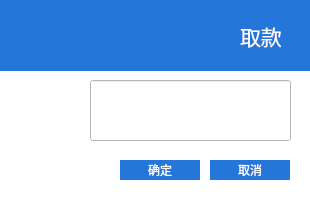
<?xml version="1.0" encoding="UTF-8"?>
<ui version="4.0">
 <class>withdrawDialog</class>
 <widget class="QDialog" name="withdrawDialog">
  <property name="geometry">
   <rect>
    <x>0</x>
    <y>0</y>
    <width>310</width>
    <height>200</height>
   </rect>
  </property>
  <property name="minimumSize">
   <size>
    <width>310</width>
    <height>200</height>
   </size>
  </property>
  <property name="maximumSize">
   <size>
    <width>310</width>
    <height>200</height>
   </size>
  </property>
  <property name="windowTitle">
   <string>取款</string>
  </property>
  <widget class="QLineEdit" name="lineEdit">
   <property name="geometry">
    <rect>
     <x>90</x>
     <y>80</y>
     <width>201</width>
     <height>61</height>
    </rect>
   </property>
   <property name="font">
    <font>
     <family>宋体</family>
     <pointsize>36</pointsize>
    </font>
   </property>
   <property name="styleSheet">
    <string notr="true">background-color:white;color: rgb(36, 118, 217);</string>
   </property>
   <property name="alignment">
    <set>Qt::AlignRight|Qt::AlignTrailing|Qt::AlignVCenter</set>
   </property>
  </widget>
  <widget class="QPushButton" name="okButton">
   <property name="geometry">
    <rect>
     <x>120</x>
     <y>160</y>
     <width>80</width>
     <height>20</height>
    </rect>
   </property>
   <property name="styleSheet">
    <string notr="true">color:white;background-color: rgb(36, 118, 217);border-style: solid</string>
   </property>
   <property name="text">
    <string>确定</string>
   </property>
  </widget>
  <widget class="QPushButton" name="cancelButton">
   <property name="geometry">
    <rect>
     <x>210</x>
     <y>160</y>
     <width>80</width>
     <height>20</height>
    </rect>
   </property>
   <property name="styleSheet">
    <string notr="true">color:white;background-color: rgb(36, 118, 217);border-style: solid</string>
   </property>
   <property name="text">
    <string>取消</string>
   </property>
  </widget>
  <widget class="QLabel" name="label_3">
   <property name="geometry">
    <rect>
     <x>20</x>
     <y>90</y>
     <width>48</width>
     <height>48</height>
    </rect>
   </property>
   <property name="text">
    <string/>
   </property>
   <property name="pixmap">
    <pixmap resource="icon.qrc">:/Icon/Icon/withdraw-blue-48.png</pixmap>
   </property>
  </widget>
  <widget class="QLabel" name="label_6">
   <property name="geometry">
    <rect>
     <x>-20</x>
     <y>0</y>
     <width>361</width>
     <height>71</height>
    </rect>
   </property>
   <property name="styleSheet">
    <string notr="true">color:white;background-color: rgb(36, 118, 217);border-style: solid</string>
   </property>
   <property name="text">
    <string/>
   </property>
  </widget>
  <widget class="QLabel" name="label_2">
   <property name="geometry">
    <rect>
     <x>240</x>
     <y>20</y>
     <width>61</width>
     <height>31</height>
    </rect>
   </property>
   <property name="font">
    <font>
     <family>黑体</family>
     <pointsize>16</pointsize>
    </font>
   </property>
   <property name="styleSheet">
    <string notr="true">color:white;background-color: rgb(36, 118, 217);border-style: solid</string>
   </property>
   <property name="text">
    <string>取款</string>
   </property>
  </widget>
  <widget class="QLabel" name="label_4">
   <property name="geometry">
    <rect>
     <x>185</x>
     <y>15</y>
     <width>48</width>
     <height>48</height>
    </rect>
   </property>
   <property name="text">
    <string/>
   </property>
   <property name="pixmap">
    <pixmap resource="icon.qrc">:/Icon/Icon/withdraw-white-48.png</pixmap>
   </property>
  </widget>
  <widget class="QLabel" name="label">
   <property name="geometry">
    <rect>
     <x>-7</x>
     <y>71</y>
     <width>321</width>
     <height>131</height>
    </rect>
   </property>
   <property name="styleSheet">
    <string notr="true">background-color: rgb(255, 255, 255);</string>
   </property>
   <property name="text">
    <string/>
   </property>
  </widget>
  <zorder>label</zorder>
  <zorder>lineEdit</zorder>
  <zorder>okButton</zorder>
  <zorder>cancelButton</zorder>
  <zorder>label_3</zorder>
  <zorder>label_6</zorder>
  <zorder>label_2</zorder>
  <zorder>label_4</zorder>
 </widget>
 <resources>
  <include location="icon.qrc"/>
 </resources>
 <connections/>
</ui>
